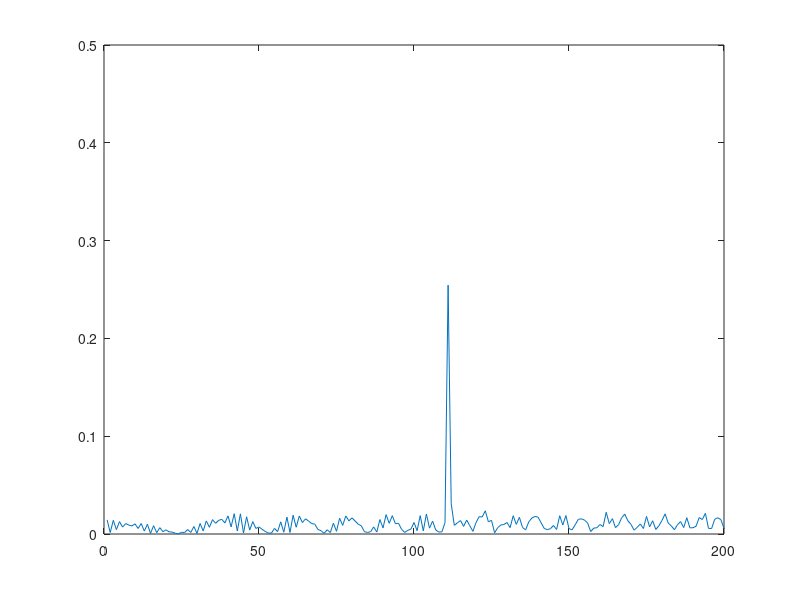
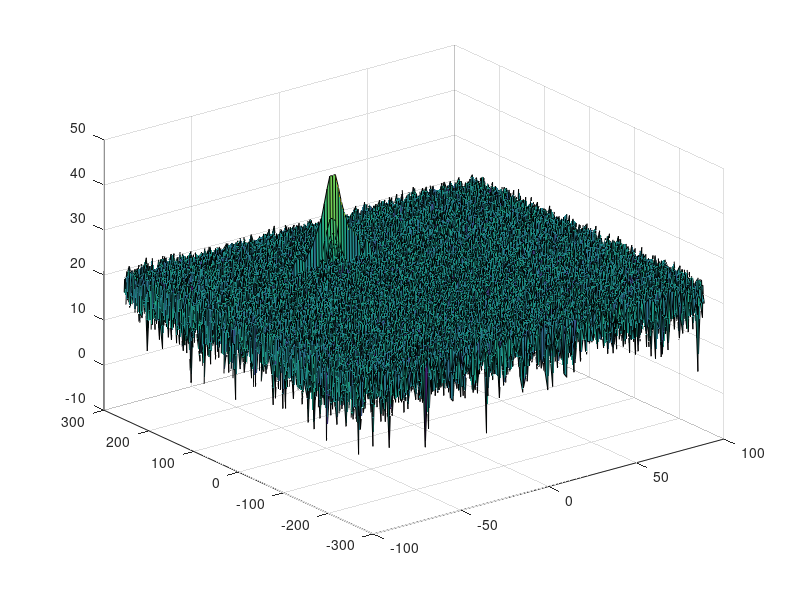

Write the MATLAB code that produced these figures, in order. (Note: this script raises an error after producing the figures.)
% SFND Radar Generation and Detection (using MATLAB)

clear all;
clc;

%% Radar Specifications 
%%%%%%%%%%%%%%%%%%%%%%%%%%%%%%%%%%%
% Frequency of operation = 77 GHz
% Max Range = 200 m
% Range Resolution = 1 m
% Max Velocity = 100 m/s
%
% Speed of light = 3e8 % m/s
%%%%%%%%%%%%%%%%%%%%%%%%%%%%%%%%%%%

%% User Defined Range and Velocity of target
% *%TODO* :
% define the target's initial position and velocity. 
% Note : Velocity remains contant

R = 110;     % target's initial position [m]
v = -20;     % target's initial velocity [m/s]

%% FMCW Waveform Generation

% *%TODO* :
% Design the FMCW waveform by giving the specs of each of its parameters.
% Calculate the Bandwidth (B), Chirp Time (Tchirp) and Slope (slope) of the 
% FMCW chirp using the requirements above.

% Bandwith for each chirp for a given resolution
c = 3e8;    % speed of light [m/s]
d_res = 1;  % range resolution [m]
B = c/(2*d_res);

R_max = 200;    % maximum range [m]
% Sweep time for each chirp is defined with the rule by 5.5 times of round
% trip time for Maximum Range
Tchirp = 5.5*2*(R_max)/c;
slope = B / Tchirp;

% Operating carrier frequency of Radar 
fc = 77e9;                  % carrier freq
                                                
% The number of chirps in one sequence. 
% Its ideal to have 2^ value for the ease of running the FFT
% for Doppler Estimation. 

%The number of samples on each chirp.
Nr = 1024;                  % for length of time OR # of range cells
Nd = 128;                   % #of doppler cells OR #of sent periods % number of chirps

% Timestamp for running the displacement scenario for every sample on each
% chirp
t = linspace(0,Nd*Tchirp,Nr*Nd); %total time for samples

% Creating the vectors for Tx, Rx and Mix based on the total samples input.
Tx = zeros(1,length(t));    % transmitted signal
Rx = zeros(1,length(t));    % received signal
Mix = zeros(1,length(t));   % beat signal

% Similar vectors for range_covered and time delay.
r_t = zeros(1,length(t));
td = zeros(1,length(t));

%% Signal generation and Moving Target simulation
% Running the radar scenario over the time. 

% Initial target range position
for i=1:length(t)
    % *%TODO* :
    % For each time stamp update the Range of the Target 
    % for constant velocity. 
    r_t(i) = R + v*t(i);
    % delayed time
    td(i) = (2*r_t(i))/c;
    
    % *%TODO* :
    % For each time sample we need update the transmitted
    % and received signal. 
    Tx(i)   = cos(2*pi*(fc*t(i)+ (slope*t(i)^2)/2));
    Rx(i)   = cos(2*pi*(fc*(t(i)-td(i))+ (slope*(t(i)-td(i))^2)/2));
end
% *%TODO* :
% Now by mixing the Transmit and Receive generate the beat signal
% This is done by element wise matrix multiplication of Transmit and
% Receiver Signal
Mix = Tx.*Rx;

%% RANGE MEASUREMENT

 % *%TODO* :
% reshape the vector into Nr*Nd array. Nr and Nd here would also define 
% the size of Range and Doppler FFT respectively.
Mix = reshape(Mix,[Nr,Nd]);

 % *%TODO* :
% run the FFT on the beat signal along the range bins dimension (Nr) 
% and normalize.
Y = fft(Mix,[],1); % Y = fft(Mix,Nr);
P = Y./Nr;

 % *%TODO* :
% Take the absolute value of FFT output
P2 = abs(P);

 % *%TODO* :
% Output of FFT is double sided signal, but we are interested in only one side of the spectrum.
% Hence we throw out half of the samples.
P1 = P2(1:Nr/2+1);

 % *%TODO* : 
% plot FFT output 
figure ('Name','Range from First FFT');plot(P1) 
%plotting the range
axis ([0 200 0 0.5]);

%% RANGE DOPPLER RESPONSE
% The 2D FFT implementation is already provided here. This will run a 2DFFT
% on the mixed signal (beat signal) output and generate a range doppler
% map.You will implement CFAR on the generated RDM


% Range Doppler Map Generation.

% The output of the 2D FFT is an image that has reponse in the range and
% doppler FFT bins. So, it is important to convert the axis from bin sizes
% to range and doppler based on their Max values.

Mix = reshape(Mix,[Nr,Nd]);

% 2D FFT using the FFT size for both dimensions.
sig_fft2 = fft2(Mix,Nr,Nd);

% Taking just one side of signal from Range dimension.
sig_fft2 = sig_fft2(1:Nr/2,1:Nd);
sig_fft2 = fftshift (sig_fft2);
RDM = abs(sig_fft2);
RDM = 10*log10(RDM) ;

%use the surf function to plot the output of 2DFFT and to show axis in both
%dimensions
doppler_axis = linspace(-100,100,Nd);
range_axis = linspace(-200,200,Nr/2)*((Nr/2)/400);
figure('Name','2D FFT output - Range Doppler Map'),surf(doppler_axis,range_axis,RDM);

%% CFAR implementation

%Slide Window through the complete Range Doppler Map

% *%TODO* :
% Select the number of Training Cells in both dimensions (range,doppler)
Tr = 7; % number of training cells for range
Td = 7; % number of training cells for doppler 

% *%TODO* :
% Select the number of Guard Cells in both dimensions around the Cell Under 
% test (CUT) for accurate estimation
Gr = 2; % number of guard cells for range
Gd = 2; % number of guard cells for doppler

% Total grid size
% grid_size = (2*Tr+2*Gr+1)*(2*Td+2*Gd+1);
% G = (2*Gr+1)*(2*Gd+1);
% T = grid_size - G;

% *%TODO* :
offset  = 5; % offset the threshold by SNR value in [dB]

% *%TODO* :
% Create a vector to store noise_level for each iteration on training cells
%           Range
%   |---|---|---|---|---|
%   | T | T | T | T | T |
% D |---|---|---|---|---|
% o | T | G | G | G | T |
% p |---|---|---|---|---|
% p | T | G |CUT| G | T |
% l |---|---|---|---|---|
% e | T | G | G | G | T |
% r |---|---|---|---|---|
%   | T | T | T | T | T |
%   |---|---|---|---|---|

range = 2*(Tr+Gr)+1;
doppler = 2*(Td+Gd)+1;
noise_level = ones(doppler,range);

% *%TODO* :
% design a loop such that it slides the CUT across range doppler map by
% giving margins at the edges for Training and Guard Cells.
%
% For every iteration sum the signal level within all the training
% cells. To sum convert the value from logarithmic to linear using db2pow
% function. Average the summed values for all of the training
% cells used. After averaging convert it back to logarithimic using pow2db.
%
% Further add the offset to it to determine the threshold. Next, compare the
% signal under CUT with this threshold. If the CUT level > threshold assign
% it a value of 1, else equate it to 0.
for i=(1+Td):(1+Td+Gd*2)
    for j= (1+Tr):(1+Tr+Gr*2)
        noise_level(i,j) = 0;
    end
end
noise_level = noise_level/sum(noise_level,'all');
threshold_CFAR = pow2db(conv2(db2pow(RDM),noise_level,'same')) + offset;


% Use RDM[x,y] as the matrix from the output of 2D FFT for implementing
% CFAR
RDM = double(RDM >= threshold_CFAR);


% *%TODO* :
% The process above will generate a thresholded block, which is smaller 
% than the Range Doppler Map as the CUT cannot be located at the edges of
% matrix. Hence,few cells will not be thresholded. To keep the map size 
% same set those values to 0. 
RDM(union(1:(Tr+Gr),end-(Tr+Gr-1):end),:) = 0;  % truncated map range
RDM(:,union(1:(Td+Gd),end-(Td+Gd-1):end)) = 0;  % truncated map doppler

% *%TODO* :
% Display the CFAR output using the Surf function like we did for Range
% Doppler Response output.
figure('Name','Output of the 2D CFAR process'),surf(doppler_axis,range_axis,RDM);
colorbar;